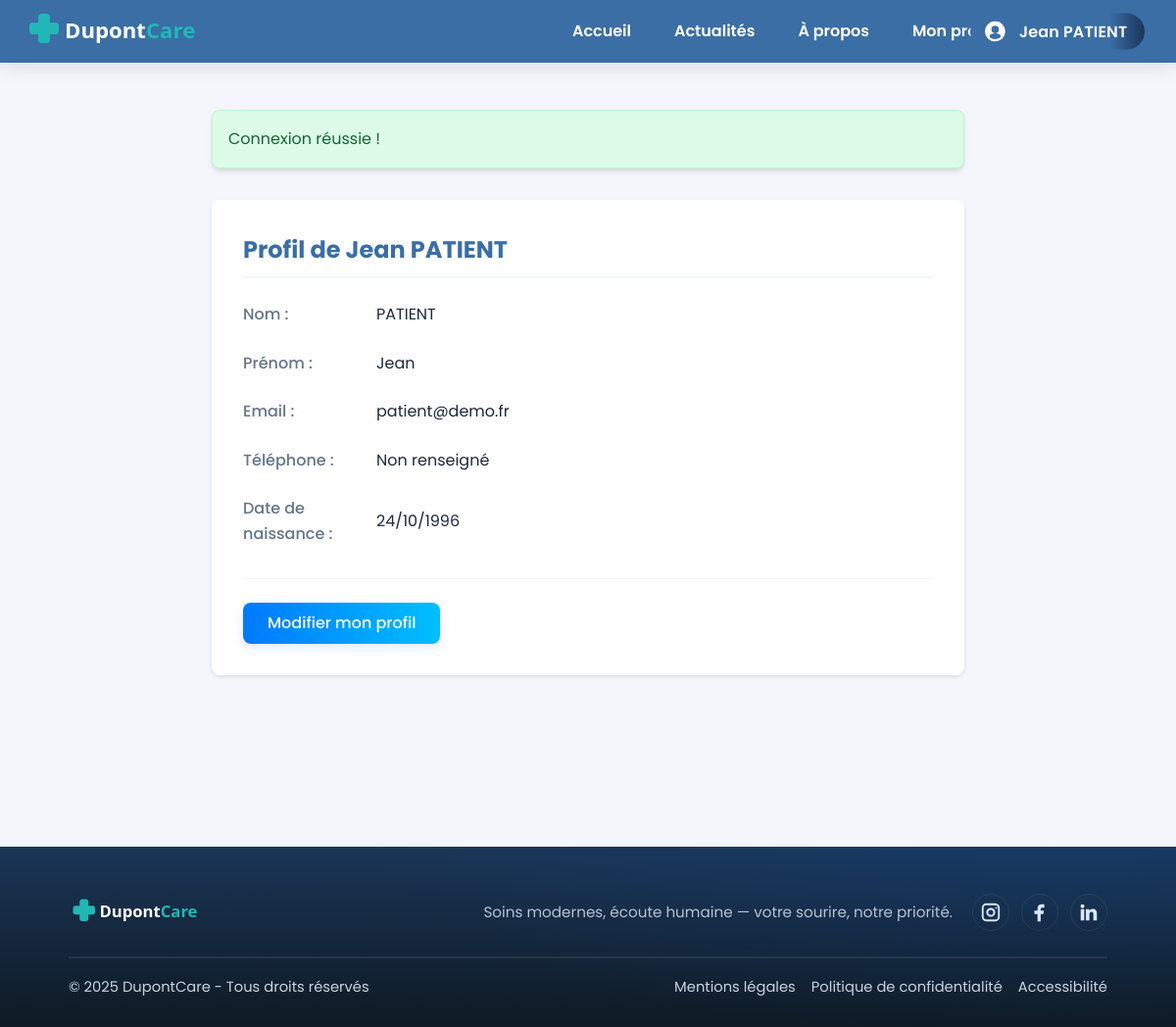
The app's page /index.php?page=user&action=profile (signed in), older data.
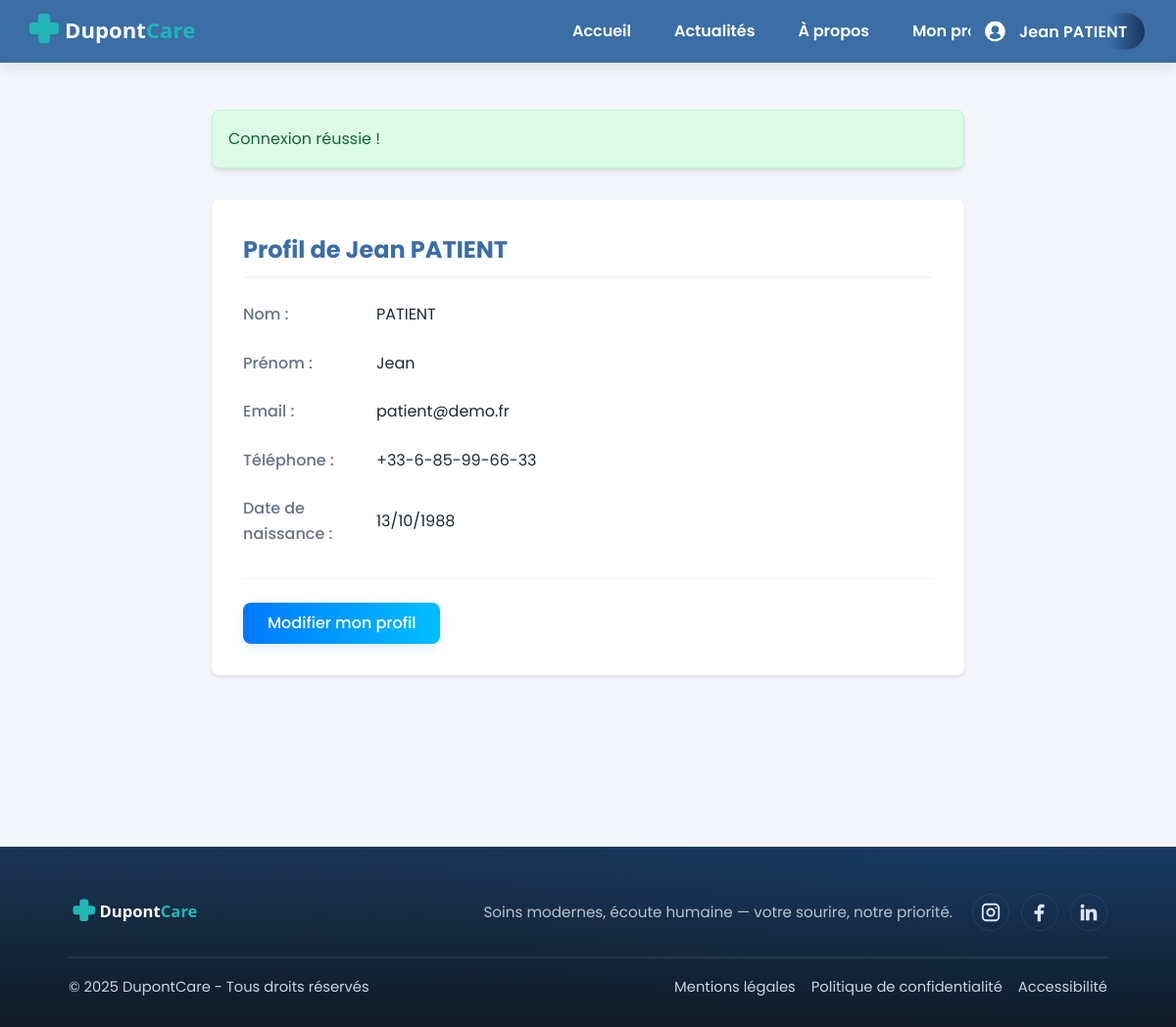
The same page, newer data.
### tables this page shows
CREATE TABLE `utilisateur` (
  `id` int(10) UNSIGNED NOT NULL,
  `role` enum('PATIENT','MEDECIN','SECRETAIRE') NOT NULL,
  `nom` varchar(100) NOT NULL,
  `prenom` varchar(100) NOT NULL,
  `email` varchar(190) NOT NULL,
  `telephone` varchar(30) DEFAULT NULL,
  `avatar` varchar(255) DEFAULT NULL,
  `password_hash` varchar(255) NOT NULL,
  `date_inscription` datetime NOT NULL DEFAULT current_timestamp(),
  `date_naissance` date DEFAULT NULL
);

### app/controllers/UserController.php (called while the page is built, shortened)
<?php
class UserController {
    private $userModel;
    public function __construct() {
        $this->userModel = new UserModel();
    }
    public function profile() {
        $user = $this->userModel->getUserById($_SESSION['user_id']);
        require_once 'app/views/user/profile.php';
    }
}

### app/core/App.php (called while the page is built, shortened)
<?php
class App {
    public function run() {
        $action = $_GET['action'] ?? 'index';
        $method = $action;
        $params = [];
        try {
            $controller = new $controllerClass();
            call_user_func_array([$controller, $method], $params);
        } catch (\Exception $e) {
            error_log("Exception détaillée: " . $e->getMessage());
            error_log("Fichier: " . $e->getFile() . " ligne " . $e->getLine());
            error_log("Stack trace: " . $e->getTraceAsString());
            http_response_code(404);
            include __DIR__ . '/../views/error/404.php';
        }
    }
}

### index.php (called while the page is built, shortened)
<?php
spl_autoload_register(function ($class) {
    $path = __DIR__ . '/' . str_replace('\\', '/', $class) . '.php';
});
$app = new App();
$app->run();

### app/models/database.php (called while the page is built, shortened)
<?php
class Database {
    private static $instance = null;
    private $connection;
    private function __construct() {
        $host = 'localhost';
        $dbname = 'bdd_dupont';
        $user = 'root';
        $pass = '';
        $options = [
            PDO::ATTR_ERRMODE => PDO::ERRMODE_EXCEPTION,
            PDO::ATTR_DEFAULT_FETCH_MODE => PDO::FETCH_ASSOC,
            PDO::MYSQL_ATTR_INIT_COMMAND => 'SET NAMES utf8mb4'
        ];
        try {
            $this->connection = new PDO(
                "mysql:host=$host;dbname=$dbname",
                $user,
                $pass,
                $options
            );
        } catch (PDOException $e) {
            die('Erreur connexion BDD : ' . $e->getMessage());
        }
    }
    public function prepare($sql) {
        return $this->connection->prepare($sql);
    }
    public static function getInstance() {
        if (self::$instance === null) {
            self::$instance = new self();
        }
        return self::$instance;
    }
}

### app/core/Model.php (called while the page is built, shortened)
<?php
abstract class Model {
    public function __construct() {
        $this->db = Database::getInstance();
    }
}

### app/models/UserModel.php (called while the page is built, shortened)
<?php
class UserModel extends Model {
    public function getUserById($id) {
        $sql = "SELECT * FROM utilisateur WHERE id = ?";
        $stmt = $this->db->prepare($sql);
        $stmt->execute([$id]);
        return $stmt->fetch();
    }
}

### app/views/user/profile.php (the view, shortened to what this page needs)
<?php
include __DIR__ . '/../templates/header.php';
?>
<main class="profile-page">
    <div class="profile-container">
        <?php if (isset($_SESSION['success'])): ?>
            <div class="alert alert-success">
                <?php echo $_SESSION['success']; unset($_SESSION['success']); ?>
            </div>
        <?php endif; ?>
        <section class="profile-section">
            <h2>Profil de <?php echo htmlspecialchars($user['prenom'] . ' ' . $user['nom']); ?></h2>
            <div class="profile-info">
                <div class="info-group">
                    <label>Nom :</label>
                    <span><?php echo htmlspecialchars($user['nom']); ?></span>
                </div>
                <div class="info-group">
                    <label>Prénom :</label>
                    <span><?php echo htmlspecialchars($user['prenom']); ?></span>
                </div>
                <div class="info-group">
                    <label>Email :</label>
                    <span><?php echo htmlspecialchars($user['email']); ?></span>
                </div>
                <div class="info-group">
                    <label>Téléphone :</label>
                    <span><?php
                        if (!empty($user['telephone'])) {
                            $tel = $user['telephone'];
                            echo htmlspecialchars($tel);
                        } else {
                            echo "Non renseigné";
                        }
                    ?></span>
                </div>
                <div class="info-group">
                    <label>Date de naissance :</label>
                    <span><?php
                        if (!empty($user['date_naissance']) && $user['date_naissance'] !== '0000-00-00') {
                            $date = DateTime::createFromFormat('Y-m-d', $user['date_naissance']);
                            if ($date) {
                                echo $date->format('d/m/Y');
                            } else {
                                echo "Non renseignée";
                            }
                        } else {
                            echo "Non renseignée";
                        }
                    ?></span>
                </div>
            </div>
            <div class="profile-actions">
                <a href="index.php?page=user&action=edit" class="btn btn-primary">Modifier mon profil</a>
            </div>
        </section>
    </div>
</main>
<?php
include __DIR__ . '/../templates/footer.php';
?>

### app/views/templates/header.php (shortened to what this page needs)
<!DOCTYPE html>
<html lang="fr">
<head>
    <link rel="stylesheet" href="https://cdnjs.cloudflare.com/ajax/libs/font-awesome/6.4.0/css/all.min.css" />
    <link rel="stylesheet" href="<?php echo BASE_URL; ?>/css/style.css" />
    <link rel="stylesheet" href="<?php echo BASE_URL; ?>/css/header.css" />
    <link rel="stylesheet" href="<?php echo BASE_URL; ?>/css/footer.css" />
    <link rel="stylesheet" href="<?php echo BASE_URL; ?>/css/horaires.css" />
    <link rel="stylesheet" href="<?php echo BASE_URL; ?>/css/login.css" />
    <link rel="stylesheet" href="<?php echo BASE_URL; ?>/css/register.css" />
    <link rel="stylesheet" href="<?php echo BASE_URL; ?>/css/actu.css" />
    <link rel="stylesheet" href="<?php echo BASE_URL; ?>/css/admin.css" />
    <link rel="stylesheet" href="<?php echo BASE_URL; ?>/css/actu-create.css" />
    <link rel="stylesheet" href="<?php echo BASE_URL; ?>/css/actu-posts.css" />
    <link rel="stylesheet" href="<?php echo BASE_URL; ?>/css/table-sort.css" />
    <link rel="stylesheet" href="<?php echo BASE_URL; ?>/css/tabs.css" />
    <link rel="stylesheet" href="<?php echo BASE_URL; ?>/css/profil.css" />
    <link rel="stylesheet" href="<?php echo BASE_URL; ?>/css/alerts.css" />
    <link rel="stylesheet" href="<?php echo BASE_URL; ?>/css/horaires-admin.css" />
    <link rel="stylesheet" href="<?php echo BASE_URL; ?>/css/about.css" />
    <link rel="stylesheet" href="<?php echo BASE_URL; ?>/css/creneaux.css" />
    <link rel="stylesheet" href="<?php echo BASE_URL; ?>/css/agenda.css" />
    <link rel="stylesheet" href="<?php echo BASE_URL; ?>/css/table-actions.css" />
</head>
<body>
    <header>
        <div class="container">
            <a href="index.php" class="logo">
                <img src="<?php echo BASE_URL; ?>/assets/dupontcare-logo-horizontal-DUPONT-white.svg" alt="DupontCare" />
            </a>
            <nav>
                <ul>
                    <li><a href="index.php?page=home">Accueil</a></li>
                    <li><a href="index.php?page=actus">Actualités</a></li>
                    <li><a href="index.php?page=about">À propos</a></li>
                    <?php if (isset($_SESSION['user_id'])): ?>
                        <li><a href="index.php?page=user&action=profile">Mon profil</a></li>
                        <li><a href="index.php?page=auth&action=logout">Déconnexion</a></li>
                    <?php else: ?>
                        <li><a href="index.php?page=auth&action=login">Connexion</a></li>
                        <li><a href="index.php?page=auth&action=register">Inscription</a></li>
                    <?php endif; ?>
                </ul>
            </nav>
        </div>
        <?php if (isset($_SESSION['user_id']) && isset($_SESSION['user_prenom']) && isset($_SESSION['user_nom'])): ?>
            <div class="header-user-info">
                <span class="user-avatar">
                    <svg width="22" height="22" viewBox="0 0 22 22" fill="none" xmlns="http://www.w3.org/2000/svg">
                        <circle cx="11" cy="11" r="11" fill="#fff"/>
                        <circle cx="11" cy="9" r="4" fill="#3a6ea5"/>
                        <ellipse cx="11" cy="16.2" rx="6" ry="3.2" fill="#3a6ea5"/>
                    </svg>
                </span>
                <span class="user-name">
                    <?php echo htmlspecialchars($_SESSION['user_prenom'] . ' ' . $_SESSION['user_nom']); ?>
                </span>
            </div>
        <?php endif; ?>
    </header>

### app/views/templates/footer.php (shortened to what this page needs)
<footer class="site-footer" role="contentinfo">
        <div class="container">
            <div class="footer-top">
                <a href="index.php" class="footer-brand">
                    <img src="<?php echo BASE_URL; ?>/assets/dupontcare-logo-horizontal-DUPONT-white.svg" alt="DupontCare" />
                </a>
                <p class="footer-tagline">
                    Soins modernes, écoute humaine — votre sourire, notre priorité.
                </p>
                <ul class="footer-social" aria-label="Réseaux sociaux">
                    <li>
                        <a href="#" aria-label="Instagram" target="_blank" rel="noopener noreferrer">
                        </a>
                    </li>
                    <li>
                        <a href="#" aria-label="Facebook" target="_blank" rel="noopener noreferrer">
                            <svg width="22" height="22" viewBox="0 0 24 24" aria-hidden="true">
                                <path fill="currentColor" d="M13 22v-8h3l.5-4H13V8.5c0-1.1.3-1.8 1.9-1.8H17V3.2C16.6 3.1 15.5 3 14.2 3 11.4 3 9.5 4.6 9.5 7.7V10H6v4h3.5v8z"/>
                            </svg>
                        </a>
                    </li>
                    <li>
                        <a href="#" aria-label="LinkedIn" target="_blank" rel="noopener noreferrer">
                            <svg width="22" height="22" viewBox="0 0 24 24" aria-hidden="true">
                                <path fill="currentColor" d="M6.94 8.5V21H3V8.5zM4.97 3a2.2 2.2 0 1 1 0 4.4 2.2 2.2 0 0 1 0-4.4M21 21h-3.93v-6.1c0-1.45-.03-3.31-2.02-3.31-2.03 0-2.34 1.58-2.34 3.21V21H8.78V8.5h3.77v1.7h.05c.53-1 1.82-2.05 3.74-2.05 4 0 4.74 2.63 4.74 6.06z"/>
                            </svg>
                        </a>
                    </li>
                </ul>
            </div>
            <div class="footer-bottom">
                <p>
                    &copy; <?php echo date('Y'); ?> DupontCare - Tous droits réservés
                </p>
                <ul class="footer-legal">
                    <li><a href="index.php?page=mentions-legales">Mentions légales</a></li>
                    <li><a href="index.php?page=confidentialite">Politique de confidentialité</a></li>
                    <li><a href="index.php?page=accessibilite">Accessibilité</a></li>
                </ul>
            </div>
        </div>
    </footer>
</body>
</html>

### css/style.css (style rules this page uses)
* { box-sizing: border-box; margin: 0; padding: 0; scroll-behavior: auto; }
body { font-family: 'Poppins', system-ui, -apple-system, Segoe UI, Roboto, Arial, sans-serif; line-height: 1.6; color: #333; }
main { min-height: 100vh; width: 100%; }
.alert { padding: 1rem; border-radius: 8px; margin-bottom: 1rem; }
:root { --bg: #f4f6fb; --brand: #3a6ea5; --accent: #00c6ff; --accent-2: #0072ff; --text: #1e2936; --white: #fff; }
.container { max-width: 1200px; margin: 0 auto; padding: 0 24px; }
* { box-sizing: border-box; margin: 0; padding: 0; }
html, body { height: 100%; }
body { font-family: 'Poppins', system-ui, -apple-system, Segoe UI, Roboto, Arial, sans-serif; background: var(--bg); color: var(--text); line-height: 1.6; }
.container { width: 100%; max-width: 1200px; margin: 0 auto; padding: 0 24px; box-sizing: border-box; }
.btn { width: auto; display: inline-flex; align-items: center; justify-content: center; padding: 10px 12px; border-radius: 10px; background: linear-gradient(to right, var(--accent) 0%, var(--accent-2) 100%); background-size: 120% 100%; background-position: center; color: var(--white); font-weight: 600; text-decoration: none; font-size: 0.95rem; transition: opacity 0.2s, transform 0.2s, box-shadow 0.2s; box-shadow: 0 4px 12px rgba(0,114,255,0.18); align-self: flex-start; }

### css/header.css (style rules this page uses)
:root { --brand: #3a6ea5; --accent: #00c6ff; --white: #fff; }
header { background: var(--brand); box-shadow: 0 4px 20px rgba(0,0,0,0.1); width: 100%; position: relative; }
header .container { display: flex; align-items: center; justify-content: space-between; height: 64px; max-width: 1200px; margin: 0 auto; padding: 0 24px; }
.logo img { height: 48px; width: auto; display: block; }
nav ul { list-style: none; display: flex; gap: 16px; margin: 0; padding: 0; }
nav a { color: var(--white); text-decoration: none; font-weight: 600; font-size: 1rem; padding: 6px 14px; border-radius: 6px; transition: background 0.2s, color 0.2s; display: flex; align-items: center; gap: 8px; }
.header-user-info { position: absolute; top: 50%; right: 2rem; transform: translateY(-50%); display: flex; align-items: center; color: #fff; font-weight: 600; font-size: 1rem; gap: 0.5em; background: linear-gradient(90deg, var(--brand) 80%, #1a355b 100%); border-radius: 2em; padding: 0.3em 1.1em 0.3em 0.7em; z-index: 10; }
.header-user-info .user-avatar { display: flex; align-items: center; justify-content: center; width: 1.7em; height: 1.7em; background: none; border-radius: 0; margin-right: 0.2em; box-shadow: none; }
.header-user-info .user-avatar svg { width: 1.3em; height: 1.3em; display: block; }
.header-user-info .user-name { white-space: nowrap; font-size: 1em; font-weight: 600; letter-spacing: 0.01em; }

### css/footer.css (style rules this page uses)
:root { --footer-bg: #0f1724; --footer-text: #c9d3e1; --footer-heading: #ffffff; --footer-line: rgba(255,255,255,0.08); --brand: #3a6ea5; }
.site-footer { color: var(--footer-text); background: radial-gradient(1200px 400px at 90% -20%, rgba(0,114,255,0.10), transparent 60%), linear-gradient(180deg, #1a3556 0%, #0f1a24 100%); background-color: var(--footer-bg); padding-top: 48px; padding-bottom: 28px; }
.site-footer .container { max-width: 1100px; padding: 0 20px; }
.footer-top { display: grid; grid-template-columns: 1fr auto auto; gap: 20px; align-items: center; padding-bottom: 26px; border-bottom: 1px solid var(--footer-line); }
.footer-brand img { height: 36px; width: auto; display: block; }
.footer-tagline { margin: 0; font-size: 0.95rem; opacity: 0.9; }
.footer-social { display: flex; gap: 12px; list-style: none; margin: 0; padding: 0; }
.footer-social a { display: inline-flex; align-items: center; justify-content: center; width: 38px; height: 38px; border-radius: 50%; border: 1px solid var(--footer-line); color: #dbe7ff; text-decoration: none; transition: transform .18s ease, background-color .18s ease, border-color .18s ease; }
.footer-bottom { padding-top: 18px; border-top: 1px solid var(--footer-line); display: flex; align-items: center; justify-content: space-between; gap: 14px; font-size: 0.92rem; }
.footer-legal { display: flex; gap: 16px; list-style: none; margin: 0; padding: 0; }
.footer-legal a { color: var(--footer-text); text-decoration: none; }

### css/alerts.css (style rules this page uses)
.alert { padding: 1rem; border-radius: 8px; margin: 1rem auto; max-width: 800px; position: relative; box-shadow: 0 4px 6px -1px rgba(0, 0, 0, 0.1), 0 2px 4px -1px rgba(0, 0, 0, 0.06); }
.alert-success { background-color: #dcfce7; color: #166534; border: 1px solid #bbf7d0; }

Row changes from the older to the newer data that the page shows:
changed utilisateur "Jean PATIENT": telephone (not shown) → "+33-6-85-99-66-33"; date_naissance "24/10/1996" → "13/10/1988"
Text that changed along with them:
text no longer shown: "Non renseigné"
